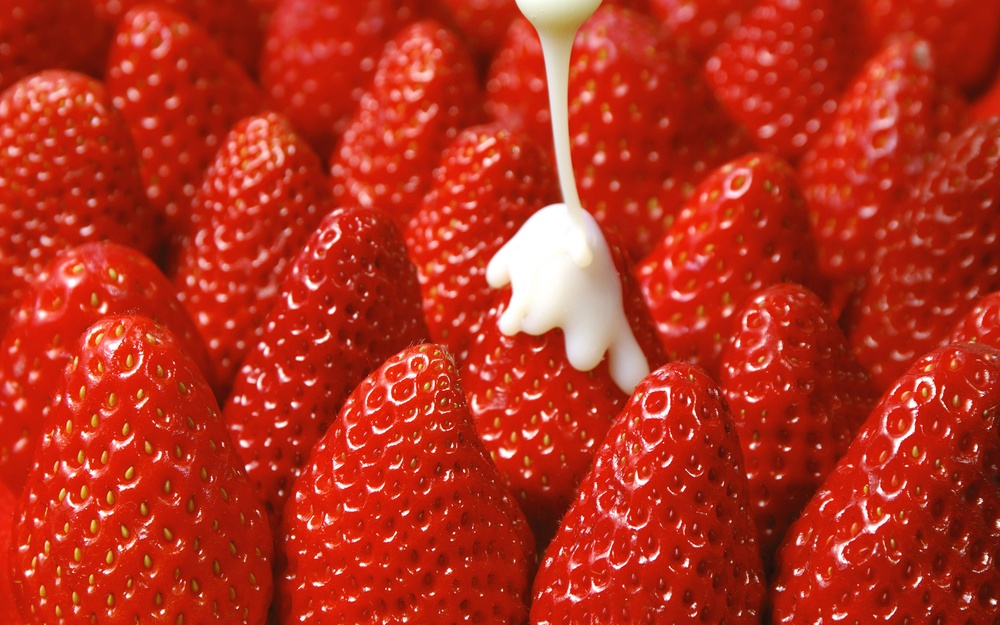
#> input picture input/image2.jpg, 1000 x 625 px, shrunk from 1920 x 1200 before the run
$ python color_quantization.py 3
#> lines starting #> are read from the running program, lines starting #| are printed output that depends on the picture
import sys

import numpy as np
import matplotlib.pyplot as plt
from sklearn.cluster import KMeans
from sklearn.utils import shuffle
from time import time
from skimage import io

n_colors = int(sys.argv[1])
filename = ['image2.jpg','image3.jpg','image5.jpg']

# Load the image
for i in range(0,3):
    image = io.imread("input/"+ filename[i])
#> image is the input picture: shape (625, 1000, 3); mean R, G, B 183.1, 47.8, 29.5

    image = np.array(image, dtype=np.float64) / 255

    # Load Image and transform to a 2D numpy array.
    w, h, d = original_shape = tuple(image.shape)
#> w = 625; h = 1000; d = 3; original_shape = (625, 1000, 3)
    assert d == 3
    image_array = np.reshape(image, (w * h, d))

    t0 = time()
    image_array_sample = shuffle(image_array, random_state=0)[:1000]
#> image_array_sample = 1000 rows, first 8: [0.796, 0.106, 0.0157], [0.459, 0.0824, 0.0275], [0.8, 0.196, 0.102], [0.812, 0.169, 0.0588], [0.835, 0.122, 0.0353], [0.612, 0.11, 0.0118], [0.655, 0.141, 0.0627], [0.875, 0.184, 0.0314]
    kmeans = KMeans(n_clusters=n_colors, random_state=0).fit(image_array_sample)
    print("done in %0.3fs." % (time() - t0))

    # Get labels for all points
    t0 = time()
    labels = kmeans.predict(image_array)
    print("done in %0.3fs." % (time() - t0))

    def recreate_image(codebook, labels, w, h):
        """Recreate the (compressed) image from the code book & labels"""
#> called with codebook = array of shape (3, 3), labels = array of shape (625000,), w = 625, h = 1000
        d = codebook.shape[1]
        image = np.zeros((w, h, d))
        label_idx = 0
        for i in range(w):
            for j in range(h):
                image[i][j] = codebook[labels[label_idx]]
                label_idx += 1
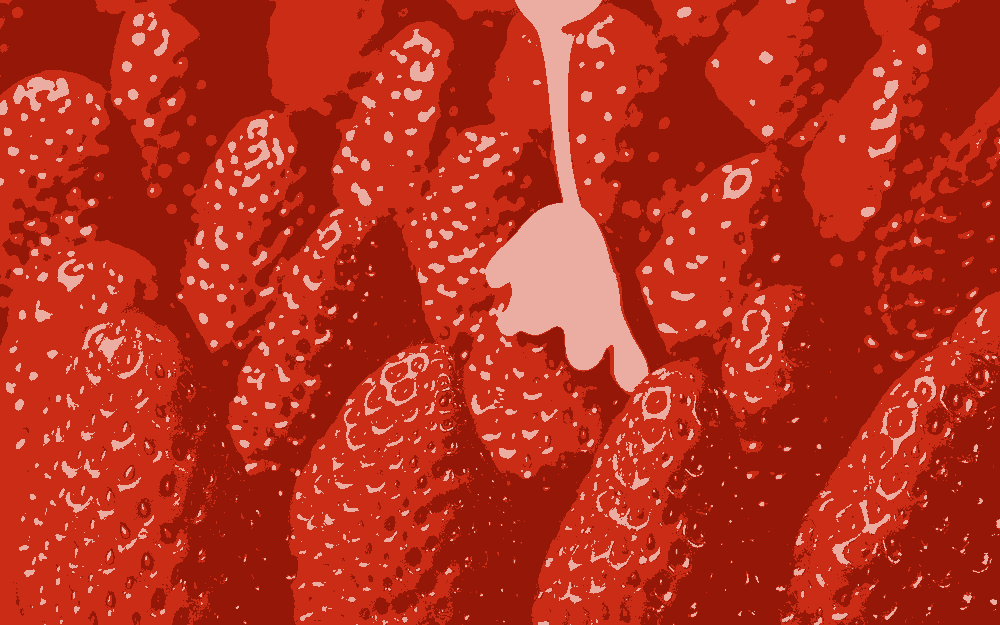
#> image: shape (625, 1000, 3) float64; mean of channels 0, 1, 2 0.72, 0.189, 0.115; drawn as R, G, B
#> after the loop, label_idx = 625000
        return image

    # Display all results, alongside original image
    plt.figure(1)
    plt.clf()
    plt.axis('off')
    plt.title('Original image')
    plt.imshow(image)

    plt.figure(2)
    plt.clf()
    plt.axis('off')
    plt.title('Compressed image')
    recreated_image = recreate_image(kmeans.cluster_centers_, labels, w, h)
    plt.imshow(recreated_image)
#> (the run stopped early here; a loop or call above may not have finished)
